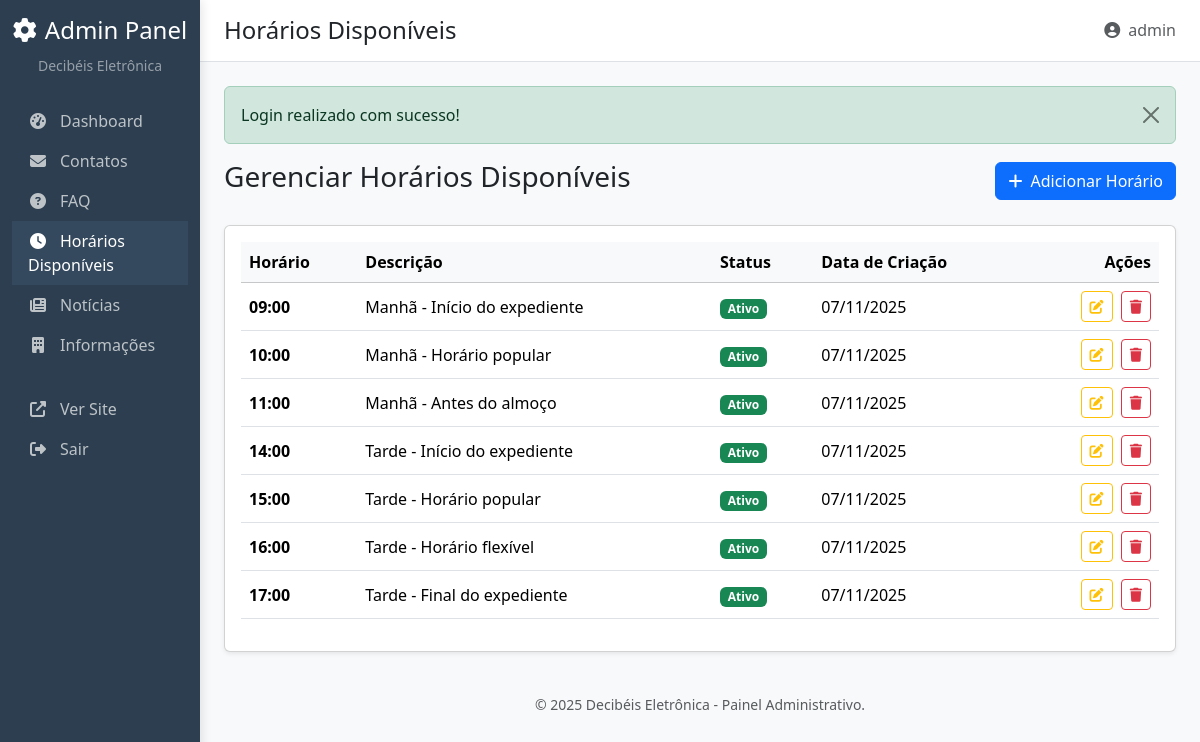
The app's page /admin/manage_times.php (signed in) with its own data.
### tables this page shows
CREATE TABLE available_time (
    id INT AUTO_INCREMENT PRIMARY KEY,
    time_slot VARCHAR(10) NOT NULL,
    description VARCHAR(100),
    is_active BOOLEAN DEFAULT TRUE,
    created_at TIMESTAMP DEFAULT CURRENT_TIMESTAMP
);

### config.php (called while the page is built, shortened)
<?php
class Database {
    private $connection;
    public function __construct() {
        try {
            $this->connection = new PDO(
                "mysql:host=" . DB_HOST . ";dbname=" . DB_NAME . ";charset=utf8mb4",
                DB_USER,
                DB_PASS,
                [
                    PDO::ATTR_ERRMODE => PDO::ERRMODE_EXCEPTION,
                    PDO::ATTR_DEFAULT_FETCH_MODE => PDO::FETCH_ASSOC,
                    PDO::MYSQL_ATTR_INIT_COMMAND => "SET NAMES utf8mb4"
                ]
            );
        } catch (PDOException $e) {
            die("Erro na conexão: " . $e->getMessage());
        }
    }
    public function query($sql, $params = []) {
        $stmt = $this->connection->prepare($sql);
        $stmt->execute($params);
        return $stmt;
    }
    public function fetchAll($sql, $params = []) {
        return $this->query($sql, $params)->fetchAll();
    }
}
$db = new Database();
function formatDate($date) {
    return date('d/m/Y', strtotime($date));
}
?>

### admin/manage_times.php (the view, shortened to what this page needs)
<?php
require_once '../config.php';
$action = $_GET['action'] ?? 'list';
$id = $_GET['id'] ?? null;
$time = null;
if ($action === 'edit' && $id) {
    $time = $db->fetchOne("SELECT * FROM available_time WHERE id = ?", [$id]);
    if (!$time) {
        flashMessage('Horário não encontrado.', 'danger');
        redirect('manage_times.php');
    }
    $page_title = "Editar Horário";
} elseif ($action === 'add') {
    $page_title = "Adicionar Horário";
} else {
    $page_title = "Horários Disponíveis";
    $times = $db->fetchAll("SELECT * FROM available_time ORDER BY time_slot ASC");
}
include 'includes/header.php';
if ($action === 'add' || $action === 'edit'):
?>
<div class="d-flex justify-content-between align-items-center mb-4">
    <h3><?php echo $page_title; ?></h3>
    <a href="manage_times.php" class="btn btn-secondary">
        <i class="fas fa-arrow-left me-2"></i>Voltar para a Lista
    </a>
</div>
<div class="card shadow-sm">
    <div class="card-body">
        <form action="manage_times.php" method="POST">
            <input type="hidden" name="action" value="save">
            <input type="hidden" name="id" value="<?php echo htmlspecialchars($time['id'] ?? ''); ?>">
            <div class="mb-3">
                <label for="time_slot" class="form-label">Horário (ex: 09:00, 14:30) *</label>
                <input type="time" class="form-control" id="time_slot" name="time_slot" value="<?php echo htmlspecialchars($time['time_slot'] ?? ''); ?>" required>
            </div>
            <div class="mb-3">
                <label for="description" class="form-label">Descrição (Opcional)</label>
                <input type="text" class="form-control" id="description" name="description" value="<?php echo htmlspecialchars($time['description'] ?? ''); ?>" placeholder="Ex: Manhã - Horário popular">
            </div>
            <div class="form-check mb-3">
                <input class="form-check-input" type="checkbox" id="is_active" name="is_active" value="1" <?php echo (isset($time['is_active']) && $time['is_active']) || $action === 'add' ? 'checked' : ''; ?>>
                <label class="form-check-label" for="is_active">
                    Ativo (visível no formulário de contato)
                </label>
            </div>
            <button type="submit" class="btn btn-primary">
                <i class="fas fa-save me-2"></i>Salvar Horário
            </button>
        </form>
    </div>
</div>
<?php else:  ?>
<div class="d-flex justify-content-between align-items-center mb-4">
    <h3>Gerenciar Horários Disponíveis</h3>
    <a href="manage_times.php?action=add" class="btn btn-primary">
        <i class="fas fa-plus me-2"></i>Adicionar Horário
    </a>
</div>
<div class="card shadow-sm">
    <div class="card-body">
        <?php if (!empty($times)): ?>
        <div class="table-responsive">
            <table class="table table-hover align-middle">
                <thead class="table-light">
                    <tr>
                        <th>Horário</th>
                        <th>Descrição</th>
                        <th>Status</th>
                        <th>Data de Criação</th>
                        <th class="text-end">Ações</th>
                    </tr>
                </thead>
                <tbody>
                    <?php foreach ($times as $time_item): ?>
                    <tr>
                        <td><strong><?php echo htmlspecialchars($time_item['time_slot']); ?></strong></td>
                        <td><?php echo htmlspecialchars($time_item['description'] ?: '-'); ?></td>
                        <td>
                            <?php if ($time_item['is_active']): ?>
                                <span class="badge bg-success">Ativo</span>
                            <?php else: ?>
                                <span class="badge bg-secondary">Inativo</span>
                            <?php endif; ?>
                        </td>
                        <td><?php echo formatDate($time_item['created_at']); ?></td>
                        <td class="text-end">
                            <a href="manage_times.php?action=edit&id=<?php echo $time_item['id']; ?>" class="btn btn-sm btn-outline-warning me-1" title="Editar">
                                <i class="fas fa-edit"></i>
                            </a>
                            <form method="POST" action="manage_times.php" style="display:inline;" onsubmit="return confirm('Tem certeza que deseja remover este horário?')">
                                <button type="submit" class="btn btn-sm btn-outline-danger" title="Remover">
                                    <i class="fas fa-trash"></i>
                                </button>
                            </form>
                        </td>
                    </tr>
                    <?php endforeach; ?>
                </tbody>
            </table>
        </div>
        <?php endif; ?>
    </div>
</div>
<?php endif; ?>
<?php
include 'includes/footer.php';
?>

### admin/includes/header.php (style rules this page uses)
:root { --admin-primary: #2c3e50; --admin-secondary: #34495e; --admin-accent: #3498db; }
body { background-color: #f8f9fa; }

### records on screen
available_time: time_slot "09:00", description "Manhã - Início do expediente", is_active "Ativo", created_at "07/11/2025"
available_time: time_slot "10:00", description "Manhã - Horário popular", is_active "Ativo", created_at "07/11/2025"
available_time: time_slot "11:00", description "Manhã - Antes do almoço", is_active "Ativo", created_at "07/11/2025"
available_time: time_slot "14:00", description "Tarde - Início do expediente", is_active "Ativo", created_at "07/11/2025"
available_time: time_slot "15:00", description "Tarde - Horário popular", is_active "Ativo", created_at "07/11/2025"
available_time: time_slot "16:00", description "Tarde - Horário flexível", is_active "Ativo", created_at "07/11/2025"
available_time: time_slot "17:00", description "Tarde - Final do expediente", is_active "Ativo", created_at "07/11/2025"

### other values on screen
SITE_NAME "Decibéis Eletrônica"
$page_title "Horários Disponíveis"
$_SESSION['admin_username'] "admin"
$flash['message'] "Login realizado com sucesso!"
